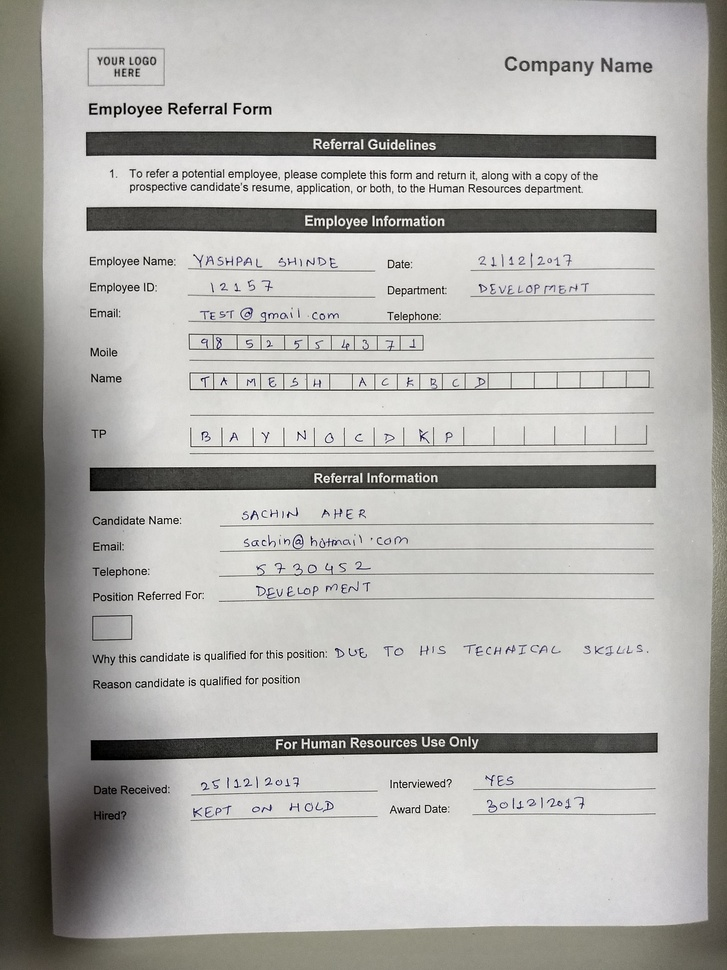
#> input picture Forms/InputImage5.jpg, 727 x 970 px, shrunk from 3024 x 4032 before the run, found by its file name
$ python temp.py
#> lines starting #> are read from the running program, lines starting #| are printed output that depends on the picture; after the words box and inside, x2 and y2 are one past the last pixel; in counts of white or black regions, pixels touching at a corner belong together
import cv2
import numpy as np

imageFilePath = r'C:\Users\sachin13390\Desktop\OC\Froms\InputImage5.jpg'
kernel = np.ones((5,5),np.uint8)

file_Path = r'C:\Users\sachin13390\Desktop\Temp Images'

image = cv2.imread(imageFilePath)
#> image is the input picture: shape (970, 727, 3); mean B, G, R 171.3, 174.9, 175.9
gray_image = cv2.cvtColor(image, cv2.COLOR_BGR2GRAY)


for i in range(25,255):
    ret,th1 = cv2.threshold(gray_image,i,255,cv2.THRESH_BINARY)
    cv2.imwrite(file_Path + '\\' + str(i) + '.jpg',th1)
#> this loop made 230 passes
#> pass 1, `ret,th1 = cv2.threshold(gray_image,i,255,cv2.THRESH_BINARY)`:
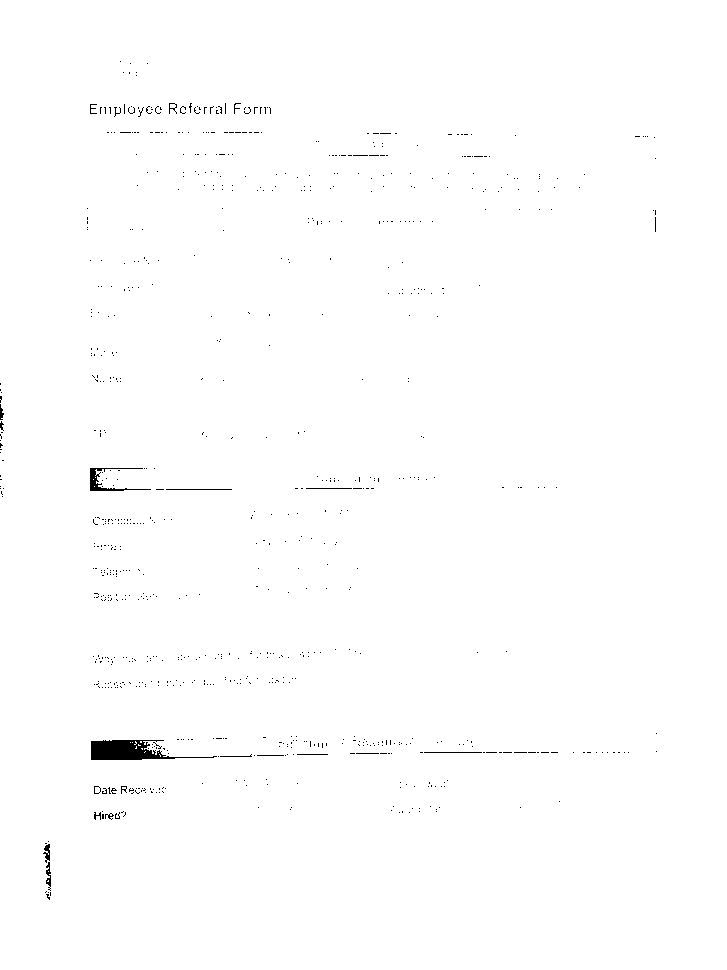
#> th1: shape (970, 727); 99.4% white; 828 black regions (807 under 20 px), largest, box (x1, y1, x2, y2) and area: (91, 740, 217, 760) 1267, (90, 468, 151, 491) 328, (46, 862, 51, 891) 80
#> pass 3, `ret,th1 = cv2.threshold(gray_image,i,255,cv2.THRESH_BINARY)`:
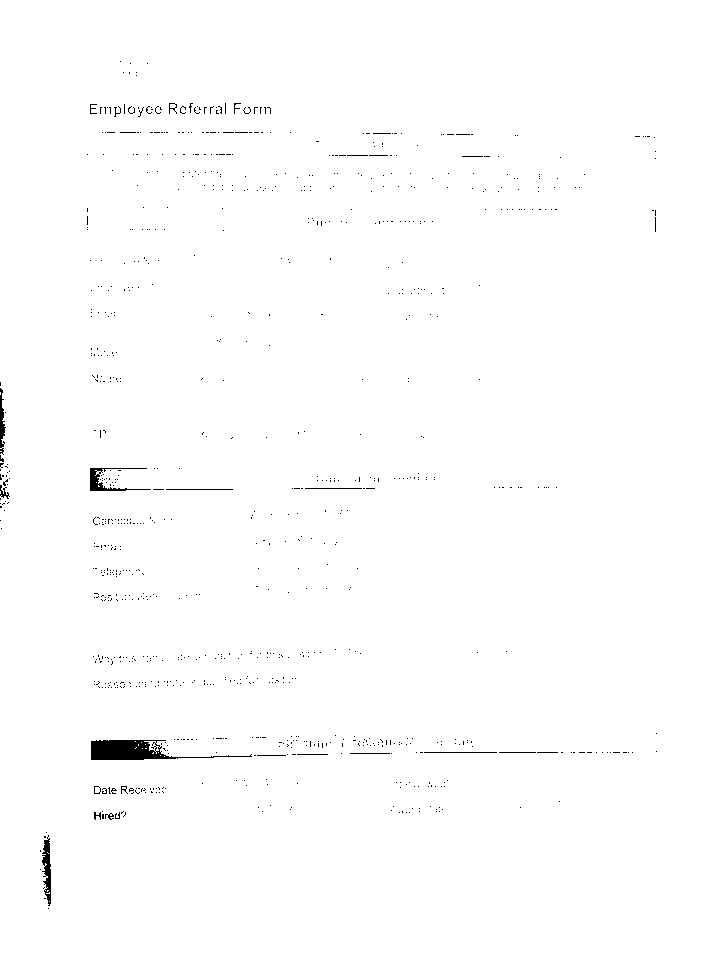
#> th1: shape (970, 727); 99.3% white; 929 black regions (906 under 20 px), largest, box (x1, y1, x2, y2) and area: (91, 740, 252, 760) 1403, (90, 468, 151, 491) 373, (42, 835, 51, 906) 366

$ run again, with Forms/InputImage1.jpg copied over Forms/InputImage5.jpg
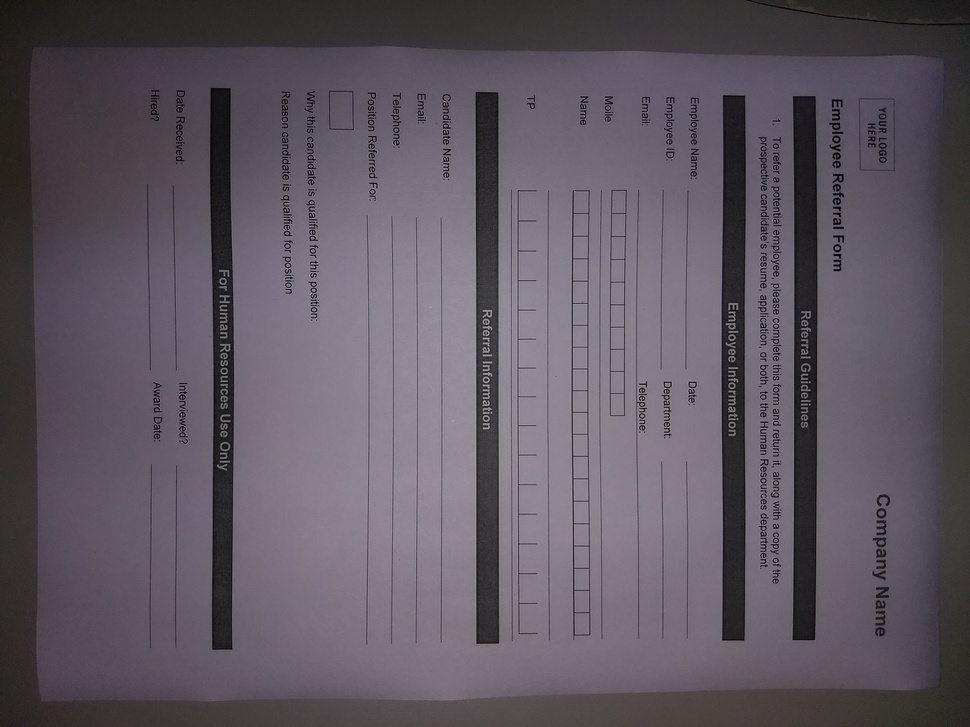
#> input picture Forms/InputImage1.jpg, 970 x 727 px, shrunk from 4032 x 3024 before the run, found by its file name
#> image is the input picture: shape (727, 970, 3); mean B, G, R 97.2, 87.3, 94.7
#> the loop `for i in range(25,255):` made 230 passes
#> pass 1, `ret,th1 = cv2.threshold(gray_image,i,255,cv2.THRESH_BINARY)`:
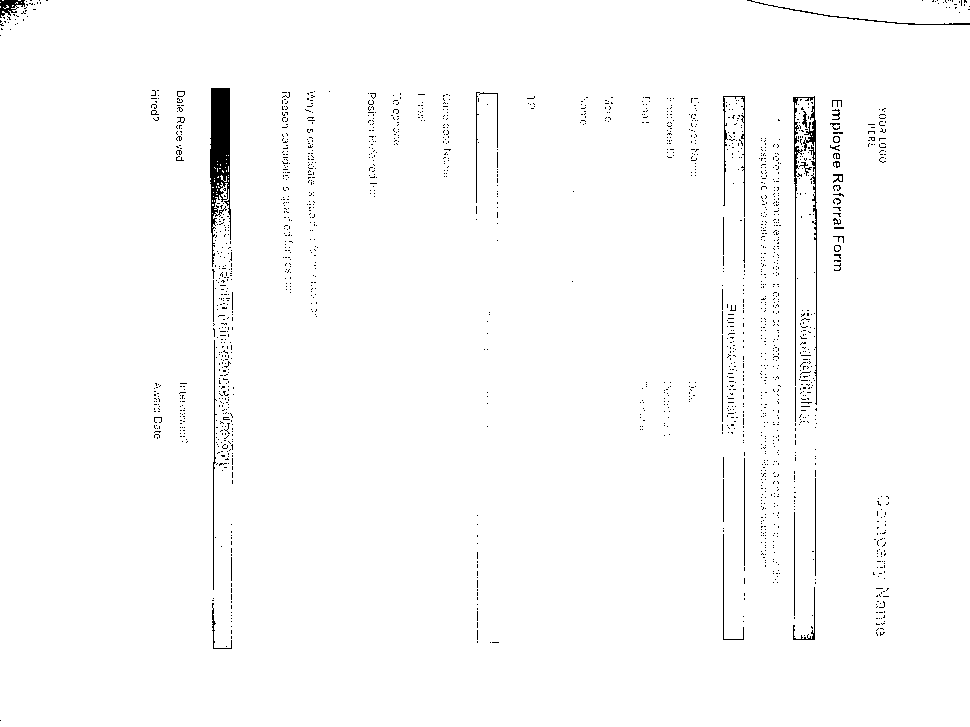
#> th1: shape (727, 970); 98.5% white; 1768 black regions (1725 under 20 px), largest, box (x1, y1, x2, y2) and area: (210, 88, 231, 267) 2256, (793, 96, 817, 405) 1134, (723, 96, 745, 217) 338
#> pass 3, `ret,th1 = cv2.threshold(gray_image,i,255,cv2.THRESH_BINARY)`:
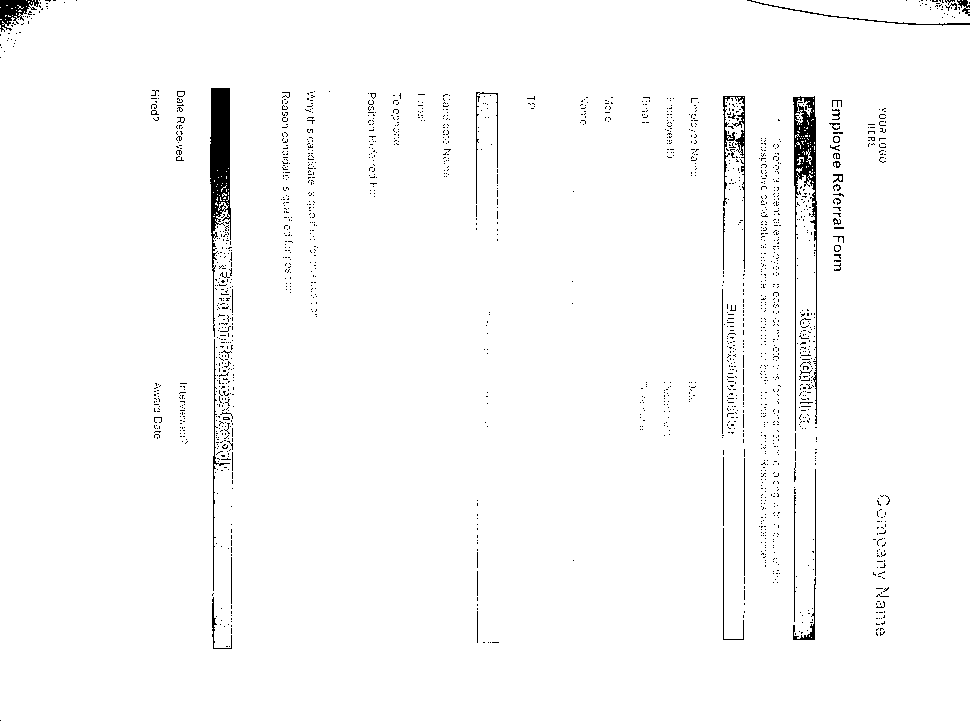
#> th1: shape (727, 970); 98.1% white; 1801 black regions (1759 under 20 px), largest, box (x1, y1, x2, y2) and area: (210, 88, 231, 337) 2637, (793, 96, 817, 431) 2141, (723, 96, 745, 269) 701

$ run again, with Forms/InputImage10.jpg copied over Forms/InputImage5.jpg
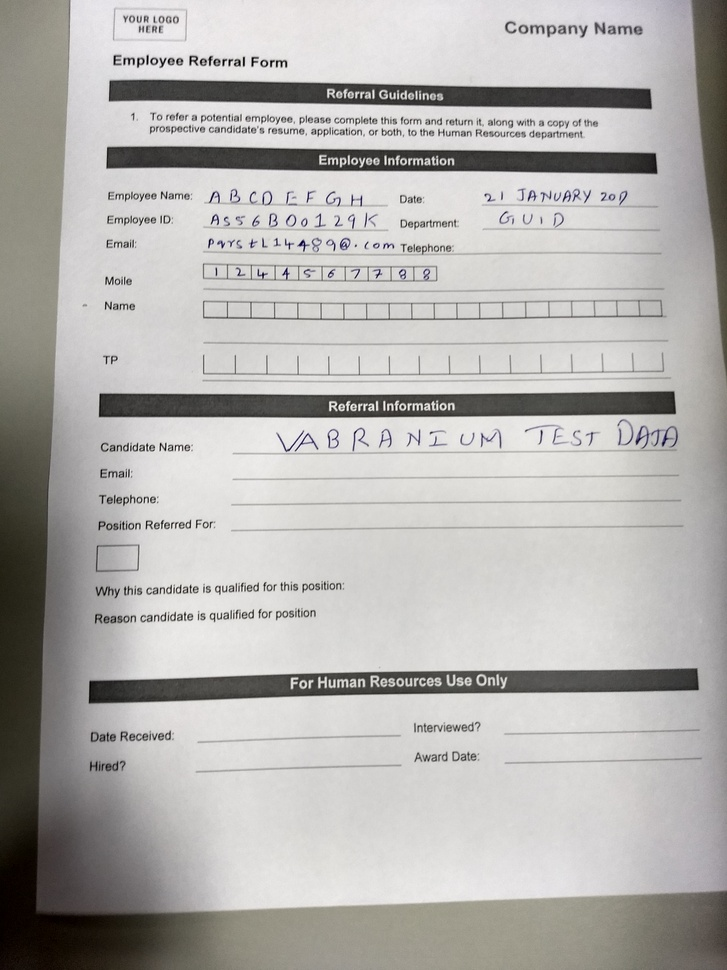
#> input picture Forms/InputImage10.jpg, 727 x 970 px, shrunk from 3024 x 4032 before the run, found by its file name
#> image is the input picture: shape (970, 727, 3); mean B, G, R 175.3, 177.8, 179.6
#> the loop `for i in range(25,255):` made 230 passes
#> pass 1, `ret,th1 = cv2.threshold(gray_image,i,255,cv2.THRESH_BINARY)`:
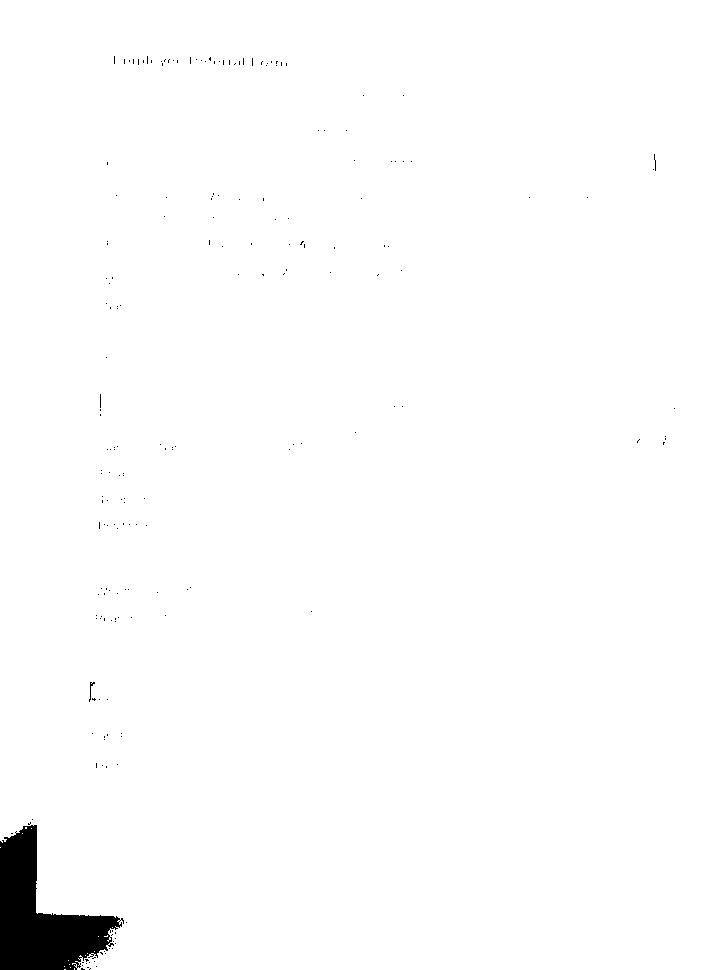
#> th1: shape (970, 727); 98.7% white; 200 black regions (198 under 20 px), largest, box (x1, y1, x2, y2) and area: (0, 825, 124, 970) 8674, (89, 682, 95, 702) 31
#> pass 3, `ret,th1 = cv2.threshold(gray_image,i,255,cv2.THRESH_BINARY)`:
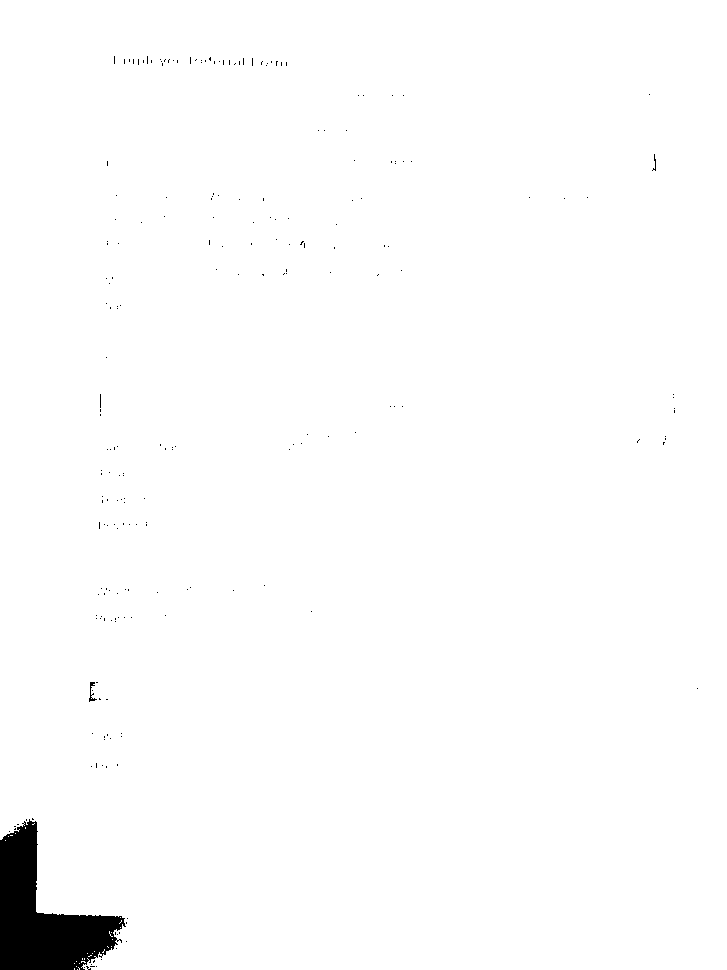
#> th1: shape (970, 727); 98.6% white; 223 black regions (220 under 20 px), largest, box (x1, y1, x2, y2) and area: (0, 819, 126, 970) 9121, (89, 682, 97, 702) 55, (652, 154, 656, 171) 23
